Frame 1 (no input): blank canvas, image omitted
Frame 60 (the mouse pressed at the canvas centre just before this capture): blank canvas, image omitted
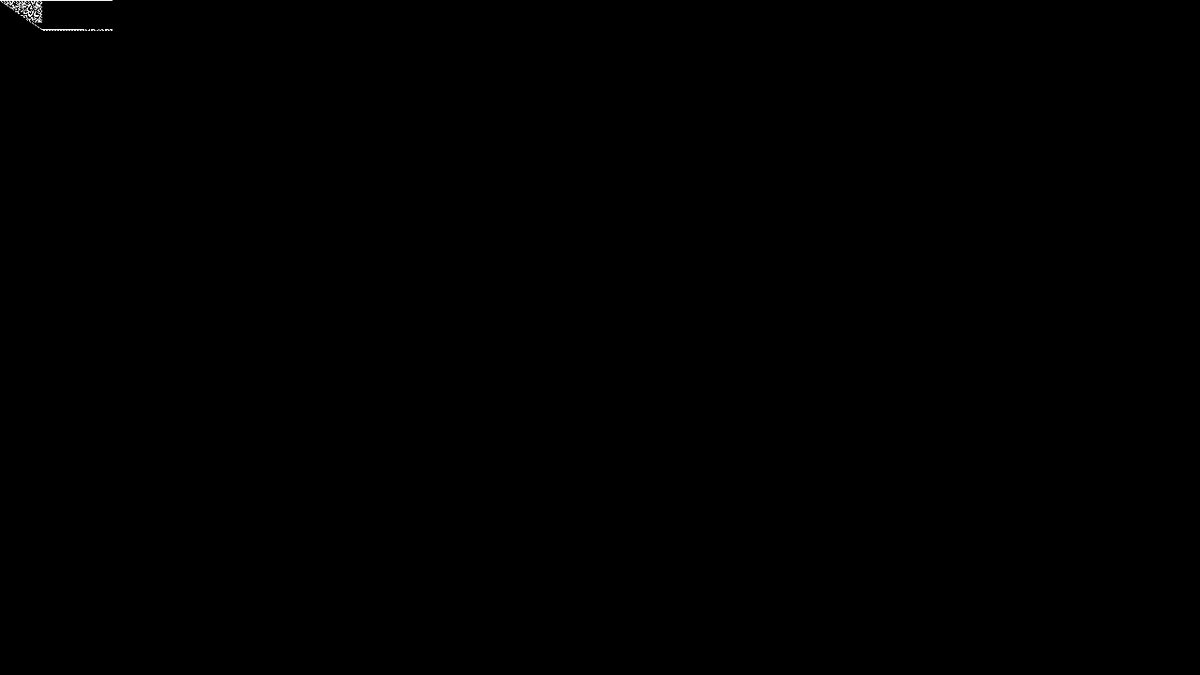
Frame 120 (the mouse held since frame 60 and released just before this capture)

The Processing sketch whose frames 1 and 60 were blank and that drew this single picture after the mouse press (run headless with seeded random() and noise(); from frame 60 on, the mouse is pressed at the canvas centre):

// Processing sketch: numberToBinary
// ── numberToBinary.pde
int s = 1;//step
int e=0;
int startingHeight=0;

long numA = 1;
long numB = 1;

void setup(){
  size(1280,720);
  noStroke();
  background(0);
}

void draw(){
  int i=startingHeight;
  long tmp=numA+numB;
  for(Integer b:numberToBinary(tmp)){
    fill(b*255);
    rect(e*s,i*s,s,s);
    i++;
  }
  e++;
  if(e*s>=width)  {
    e = 0; 
    startingHeight = i;
  }
  numA=numB;
  numB=tmp;
  println(tmp);
}

ArrayList<Integer> numberToBinary(long number){
  ArrayList<Integer> res = new ArrayList<Integer>();
  
  while(number!=0){
    res.add(0,(number%2==0)? 0: 1);
    number=floor(number/2);
  }
  
  return res;
}

// Calculates the base-10 logarithm of a number
float log2 (int x) {
  return (log(x) / log(2));
}
